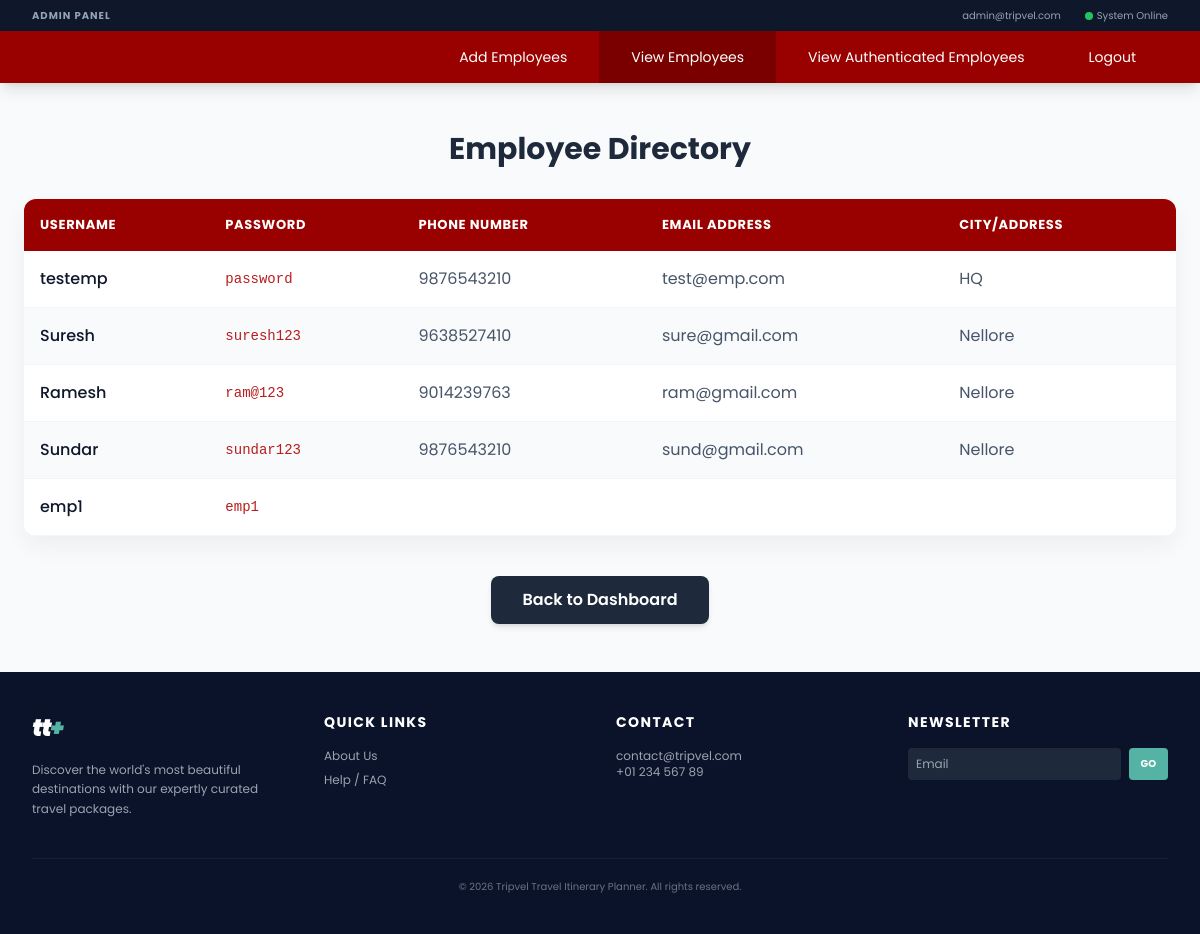
Screenshot of /ViewEmployee.html with the database file from the repository.
### TravelApp/models.py (models this page shows)
class Employee(models.Model):
    username = models.CharField(max_length=100)
    password = models.CharField(max_length=100)
    phone_no = models.CharField(max_length=15)
    email = models.EmailField()
    address = models.TextField()
    class Meta:
        db_table = 'employee'

### TravelApp/views.py (the view)
# urls.py: path('ViewEmployee.html', views.ViewEmployee, name='ViewEmployee_html'),
def ViewEmployee(request):
    employees = Employee.objects.all().order_by('-id')
    return render(request, 'ViewEmployee.html', {'employees': employees})

### TravelApp/templates/ViewEmployee.html (shortened to what this page needs)
{% load static %}
<!DOCTYPE html>
<html lang="en" class="h-full">
<head>
    <script src="https://cdn.tailwindcss.com"></script>
</head>
<body class="bg-slate-50">
    <div class="bg-slate-900 text-slate-400 text-[10px] py-2 px-8 flex justify-between items-center w-full shrink-0">
        <div class="tracking-widest uppercase font-bold">ADMIN PANEL</div>
        <div class="flex space-x-6 items-center">
            <span class="flex items-center gap-1">admin@tripvel.com</span>
            <span class="flex items-center gap-1"><div class="w-2 h-2 bg-green-500 rounded-full"></div> System Online</span>
        </div>
    </div>
    <header class="w-full shrink-0">
        <div class="w-full bg-[#990000] shadow-lg">
            <div class="w-full px-8 flex overflow-x-auto justify-end items-center">
                <a href="{% url 'AddEmployee' %}" class="px-8 py-4 text-white text-sm hover:bg-[#7a0000] transition whitespace-nowrap">Add Employees</a>
                <a href="{% url 'ViewEmployee' %}" class="px-8 py-4 text-white text-sm bg-[#7a0000] transition whitespace-nowrap">View Employees</a>
                <a href="{% url 'ViewAuthEmployee' %}" class="px-8 py-4 text-white text-sm hover:bg-[#7a0000] transition whitespace-nowrap">View Authenticated Employees</a>
                <a href="{% url 'Logout' %}?next=AdminLogin" class="px-8 py-4 text-white text-sm hover:bg-[#7a0000] transition whitespace-nowrap">Logout</a>
            </div>
        </div>
    </header>
    <main class="flex-grow flex flex-col items-center py-12 px-4">
        <h2 class="text-3xl font-bold text-slate-800 mb-8">Employee Directory</h2>
        <div class="w-full max-w-6xl table-container overflow-hidden">
            <table class="w-full text-left border-collapse">
                <thead>
                    <tr>
                        <th class="p-4">Username</th>
                        <th class="p-4">Password</th>
                        <th class="p-4">Phone Number</th>
                        <th class="p-4">Email Address</th>
                        <th class="p-4">City/Address</th>
                    </tr>
                </thead>
                <tbody class="text-slate-600">
                    {% for emp in employees %}
                    <tr class="border-b border-slate-100 hover:bg-blue-50 transition">
                        <td class="p-4 font-medium text-slate-900">{{ emp.username }}</td>
                        <td class="p-4 font-mono text-sm text-red-700">{{ emp.password }}</td>
                        <td class="p-4">{{ emp.phone_no }}</td>
                        <td class="p-4">{{ emp.email }}</td>
                        <td class="p-4">{{ emp.address }}</td>
                    </tr>
                    {% empty %}
                    <tr>
                        <td colspan="5" class="p-12 text-center text-slate-400 italic">No employees found in the database.</td>
                    </tr>
                    {% endfor %}
                </tbody>
            </table>
        </div>
        <a href="{% url 'AdminLoginAction' %}" class="back-btn mt-10 px-8 py-3 rounded-lg font-semibold shadow-md">Back to Dashboard</a>
    </main>
    <footer class="w-full bg-[#0b132b] text-white py-10 px-8 shrink-0">
        <div class="max-w-7xl mx-auto grid grid-cols-1 md:grid-cols-4 gap-8">
            <div class="col-span-1">
                <div class="flex items-center gap-2 mb-4">
                    <span class="text-2xl font-black italic tracking-tighter">tt<span class="text-[#54b3a4]">+</span></span>
                </div>
                <p class="text-xs text-gray-400 leading-relaxed">
                    Discover the world's most beautiful destinations with our expertly curated travel packages.
                </p>
            </div>
            <div>
                <h4 class="text-sm font-bold mb-4 uppercase tracking-widest">Quick Links</h4>
                <ul class="text-xs text-gray-400 space-y-2">
                    <li><a href="#" class="hover:text-[#54b3a4]">About Us</a></li>
                    <li><a href="{% url 'FAQ' %}" class="hover:text-[#54b3a4]">Help / FAQ</a></li>
                </ul>
            </div>
            <div>
                <h4 class="text-sm font-bold mb-4 uppercase tracking-widest">Contact</h4>
                <p class="text-xs text-gray-400">contact@tripvel.com</p>
                <p class="text-xs text-gray-400">+01 234 567 89</p>
            </div>
            <div>
                <h4 class="text-sm font-bold mb-4 uppercase tracking-widest">Newsletter</h4>
                <form class="flex gap-2">
                    <input type="email" placeholder="Email" class="bg-slate-800 border-none p-2 text-xs w-full rounded">
                    <button class="bg-[#54b3a4] px-3 py-2 text-[10px] font-bold rounded">GO</button>
                </form>
            </div>
        </div>
        <div class="text-center text-[10px] text-gray-500 mt-10 border-t border-white/5 pt-5">
            © 2026 Tripvel Travel Itinerary Planner. All rights reserved.
        </div>
    </footer>
</body>
</html>

### TravelApp/templates/ViewEmployee.html (style rules this page uses)
body { font-family: 'Poppins', sans-serif; display: flex; flex-direction: column; min-height: 100vh; }
.table-container { background: white; border-radius: 12px; box-shadow: 0 10px 25px rgba(0,0,0,0.05); }
th { background-color: #990000; color: white; text-transform: uppercase; font-size: 13px; letter-spacing: 0.05em; }
tr:nth-child(even) { background-color: #f8fafc; }
.back-btn { background: #1e293b; color: white; transition: all 0.3s ease; }

### rows the page displays
Employee: username "testemp", password "password", phone_no "9876543210", email "test@emp.com", address "HQ"
Employee: username "Suresh", password "suresh123", phone_no "9638527410", email "sure@gmail.com", address "Nellore"
Employee: username "Ramesh", password "ram@123", phone_no "9014239763", email "ram@gmail.com", address "Nellore"
Employee: username "Sundar", password "sundar123", phone_no "9876543210", email "sund@gmail.com", address "Nellore"
Employee: username "emp1", password "emp1"
